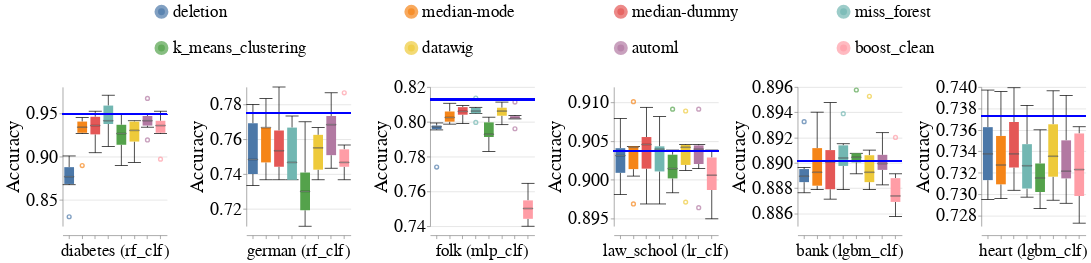

Notebook code cell kept with this figure:
### Markdown cell above
### Overall Metrics

### Code cell
create_box_plots_for_diff_imputers_and_datasets(train_injection_scenario='MNAR3',
                                                test_injection_scenario='MNAR3',
                                                metric_name='accuracy',
                                                db_client=db_client)

### Figure 1 — Vega-Lite specification as saved in the notebook (floating-point values rounded to 4 significant figures; data arrays with more than 128 entries replaced by an {"elided": "..."} marker saying what was removed)
{"config": {"view": {"continuousWidth": 400, "continuousHeight": 300, "stroke": null}, "axis": {"labelFontSize": 26, "labelFontWeight": "normal", "titleFontSize": 28, "titleFontWeight": "normal"}, "facet": {"spacing": 15}, "header": {"labelFontSize": 24, "labelOrient": "bottom", "labelPadding": 5, "titleFontSize": 28}, "legend": {"columns": 4, "direction": "horizontal", "labelFontSize": 24, "labelLimit": 400, "orient": "top", "symbolOffset": 130, "symbolStrokeWidth": 10, "titleAnchor": "middle", "titleFontSize": 26, "titleLimit": 300}, "title": {"fontSize": 28}}, "data": {"name": "data-ee5fffb84f5ada274e9c8ac8918d8634"}, "facet": {"column": {"field": "Dataset_Name_With_Model_Name", "sort": {"field": "Dataset_Sequence_Number", "order": "ascending"}, "title": null, "type": "nominal"}}, "spec": {"layer": [{"mark": {"type": "boxplot", "median": {"stroke": "black", "strokeWidth": 0.7}, "ticks": true}, "encoding": {"color": {"field": "Null_Imputer_Name", "sort": ["deletion", "median-mode", "median-dummy", "miss_forest", "k_means_clustering", "datawig", "automl", "boost_clean"], "title": null, "type": "nominal"}, "x": {"axis": {"labels": false}, "field": "Null_Imputer_Name", "sort": ["deletion", "median-mode", "median-dummy", "miss_forest", "k_means_clustering", "datawig", "automl", "boost_clean"], "title": null, "type": "nominal"}, "y": {"field": "Metric_Value", "scale": {"zero": false}, "title": "Accuracy", "type": "quantitative"}}}, {"mark": "rule", "encoding": {"color": {"value": "blue"}, "size": {"value": 2}, "y": {"field": "Baseline_Median", "type": "quantitative"}}}], "height": 200, "width": 150}, "resolve": {"scale": {"y": "independent"}}, "$schema": "https://vega.github.io/schema/vega-lite/v4.17.0.json", "datasets": {"data-ee5fffb84f5ada274e9c8ac8918d8634": {"elided": "288 records"}}}
